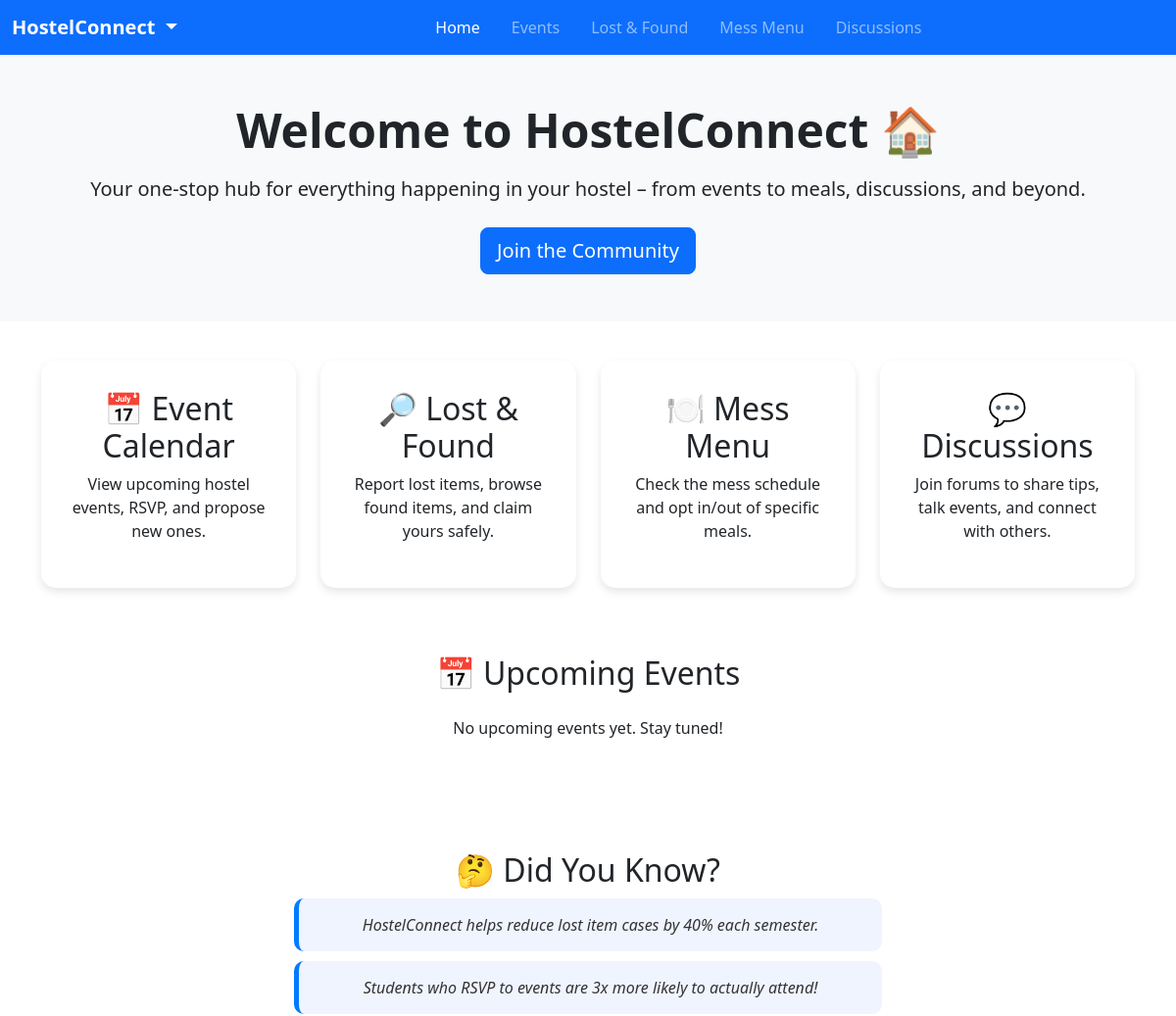
Before: /app2/ (upper part) with the older database file.
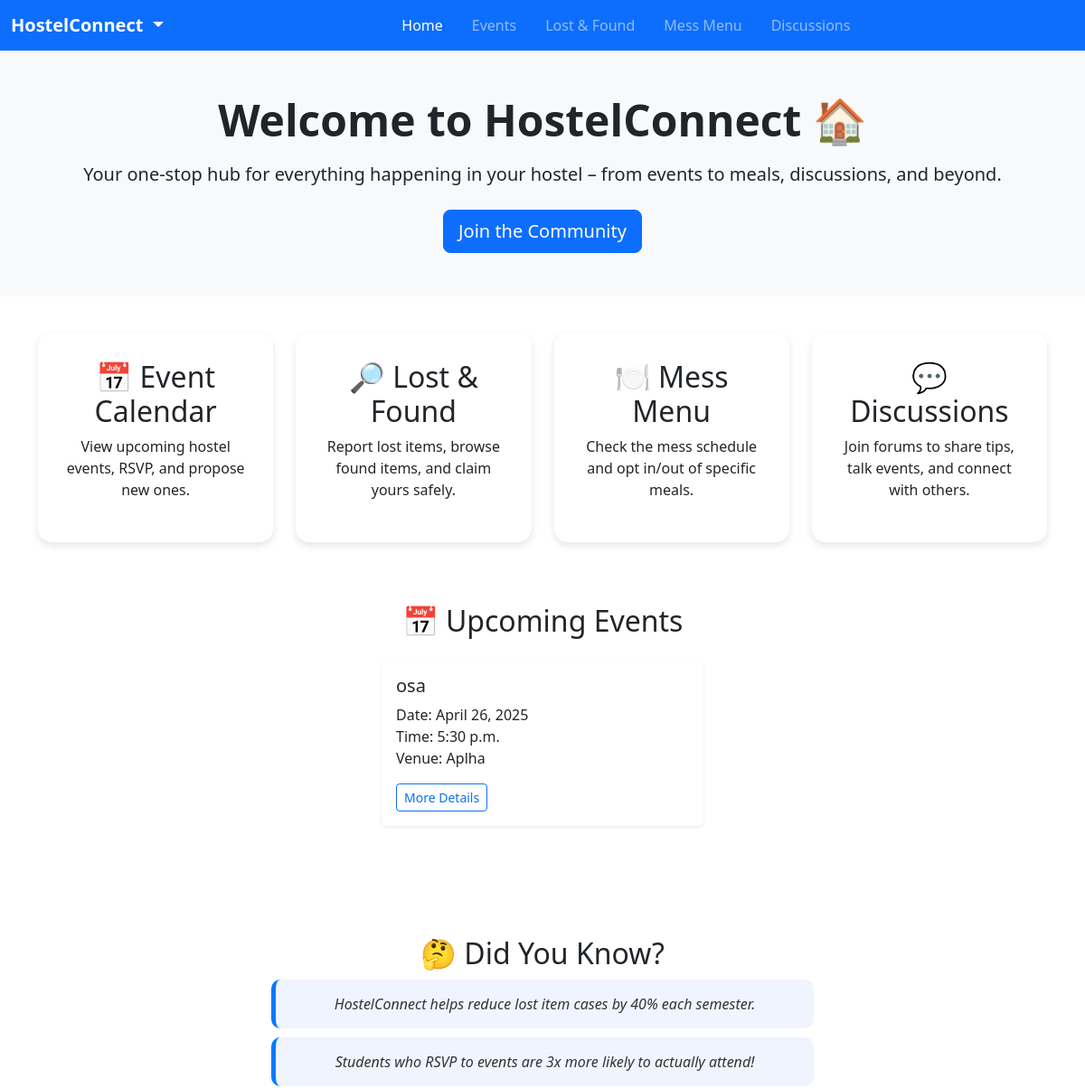
After: the same page with the newer database file.
### app2/models.py (models this page shows, shortened)
class Form(models.Model):
    name = models.CharField(max_length=255)
    date = models.DateField()
    time = models.TimeField()
    venue = models.CharField(max_length=255)
    description = models.TextField(help_text="Event description", blank=True, null=True)
    organizer = models.CharField(max_length=255)
    description = models.TextField(help_text="Event description", blank=True, null=True)  # Note: 'description' is defined twice, fix this if intentional

### app2/views.py (the view)
# urls.py: path('',views.app2index,name='app2index'),
def app2index(request):
    show = Form.objects.all()
    return render(request, 'index.html', {'show': show})

### app2/templates/index.html (shortened to what this page needs)
<!DOCTYPE html>
<html lang="en">
<head>
  <link href="https://cdn.jsdelivr.net/npm/bootstrap@5.3.3/dist/css/bootstrap.min.css" rel="stylesheet">
</head>
<body>
  {% extends 'base.html' %}
  {% block content %}
<section class="py-5 text-center bg-light">
  <div class="container">
    <h1 class="display-5 fw-bold">Welcome to HostelConnect 🏠</h1>
    <p class="lead mt-3 mb-4">
      Your one-stop hub for everything happening in your hostel – from events to meals, discussions, and beyond.
    </p>
    <a href="{% url 'signup' %}" class="btn btn-primary btn-lg">Join the Community</a>
  </div>
</section>
<div class="container container-custom" id="features">
  <div class="card-custom">
    <h2>📅 Event Calendar</h2>
    <p>View upcoming hostel events, RSVP, and propose new ones.</p>
  </div>
  <div class="card-custom">
    <h2>🔎 Lost & Found</h2>
    <p>Report lost items, browse found items, and claim yours safely.</p>
  </div>
  <div class="card-custom">
    <h2>🍽 Mess Menu</h2>
    <p>Check the mess schedule and opt in/out of specific meals.</p>
  </div>
  <div class="card-custom">
    <h2>💬 Discussions</h2>
    <p>Join forums to share tips, talk events, and connect with others.</p>
  </div>
</div>
<section class="container my-5">
  <h2 class="text-center mb-4">📅 Upcoming Events</h2>
  <div class="row justify-content-center">
    {% if show %}
      {% for event in show %}
        <div class="col-md-4">
          <div class="card shadow-sm border-0 mb-4">
            <div class="card-body">
              <h5 class="card-title">{{ event.organizer }}</h5>
              <p class="card-text">
                Date: {{ event.date }}<br>
                Time: {{ event.time }}<br>
                Venue: {{ event.venue }}
              </p>
              <a href="{% url 'events' %}" class="btn btn-outline-primary btn-sm">More Details</a>
            </div>
          </div>
        </div>
      {% endfor %}
    {% else %}
      <p class="text-center">No upcoming events yet. Stay tuned!</p>
    {% endif %}
  </div>
</section>
<section class="did-you-know">
  <h2>🤔 Did You Know?</h2>
  <div class="fun-fact">HostelConnect helps reduce lost item cases by 40% each semester.</div>
  <div class="fun-fact">Students who RSVP to events are 3x more likely to actually attend!</div>
</section>
{% endblock %}

Changed rows visible on the page:
added Form: organizer "osa", date "April 26, 2025", time "5:30 p.m.", venue "Aplha"
Other visible differences:
text no longer shown: "No upcoming events yet. Stay tuned!"
